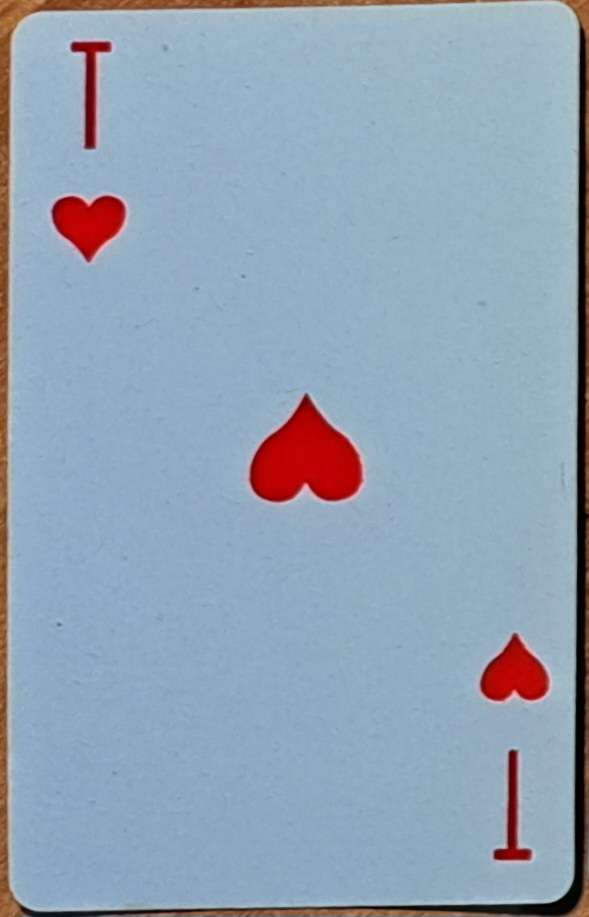
//> input picture tuz_love.jpg, 589 x 917 px
$ ./Cards   (built with g++ and OpenCV 4)
//> lines starting //> are read from the running program, lines starting //| are printed output that depends on the picture
#include <iostream>
#include <opencv2/imgproc.hpp>
#include <opencv2/highgui.hpp>
#include <opencv2/opencv.hpp>

#include <opencv2/core.hpp>
#include <opencv2/features2d.hpp>
#include <vector>

using namespace std;
using namespace cv;

void collectCards(vector<Mat>& cardsImages, vector<string>& cardsNames, vector<Mat>& cardsDescriptors, vector<vector<KeyPoint>>& cardsKeypoints)
{
	vector<string> imagePaths = {
		"C:/Users/Nuta/Documents/Open CV/Практика 02.04/tuz_love.jpg",
		"C:/Users/Nuta/Documents/Open CV/Практика 02.04/8_bub.jpg",
		"C:/Users/Nuta/Documents/Open CV/Практика 02.04/6_vin.jpg",
		"C:/Users/Nuta/Documents/Open CV/Практика 02.04/tuz_cross.jpg",
		"C:/Users/Nuta/Documents/Open CV/Практика 02.04/king_bub.jpg",
		"C:/Users/Nuta/Documents/Open CV/Практика 02.04/king_love.jpg"
	};

	Ptr<ORB> detector = ORB::create();
	for (const auto& imagePath : imagePaths) {
		Mat card = imread(imagePath);
//> card is the input picture: 917 rows x 589 cols, CV_8UC3; mean B, G, R 182, 163.6, 145.8
		if (card.empty()) {
			cerr << "Error " << imagePath << endl;
			continue;
		}
		cardsImages.push_back(card);
		string cardName = imagePath.substr(imagePath.find_last_of('/') + 1);
		cardName = cardName.substr(0, cardName.find_last_of('.'));
		cardsNames.push_back(cardName);

		vector<KeyPoint> cardKeypoints;
		Mat cardDescriptors;
		detector->detectAndCompute(card, noArray(), cardKeypoints, cardDescriptors);
//> cardKeypoints = 260 keypoints; strongest (x, y, size): (513, 752, 53.6), (72, 48, 44.6), (512, 751, 64.3), (87, 144, 77.1)
		cardsKeypoints.push_back(cardKeypoints);
//> cardsKeypoints = 1 item
		cardsDescriptors.push_back(cardDescriptors);
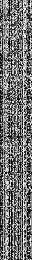
//> cardsDescriptors[0]: 260 rows x 32 cols, CV_8UC1; min 0, max 255, mean 114.1
	}
//> pass 2 of the loop in collectCards, `for (const auto& imagePath : imagePaths)`:
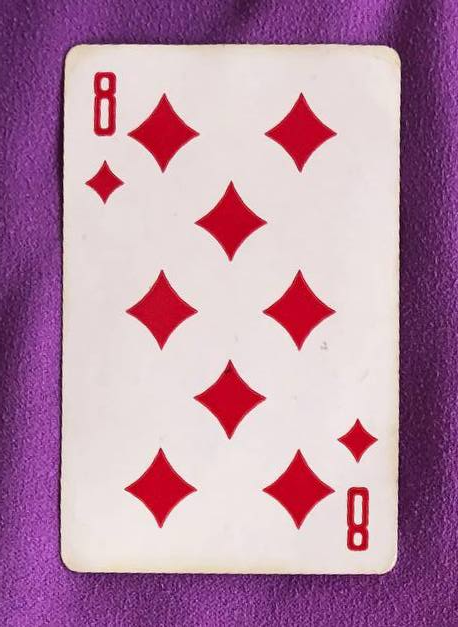
//> input picture 8_bub.jpg, 458 x 627 px
//> in collectCards, card is the input picture: 627 rows x 458 cols, CV_8UC3; mean B, G, R 165.9, 140, 183
//> cardKeypoints = 500 keypoints; strongest (x, y, size): (356, 540, 77.1), (357, 539, 64.3), (351, 490, 77.1), (356, 543, 53.6)
//> cardsKeypoints = 2 items
//> in collectCards, `cardsDescriptors.push_back(cardDescriptors);`:
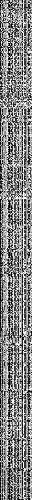
//> cardsDescriptors[1]: 500 rows x 32 cols, CV_8UC1; min 0, max 255, mean 131.2
//> pass 3 of the loop in collectCards, `for (const auto& imagePath : imagePaths)`:
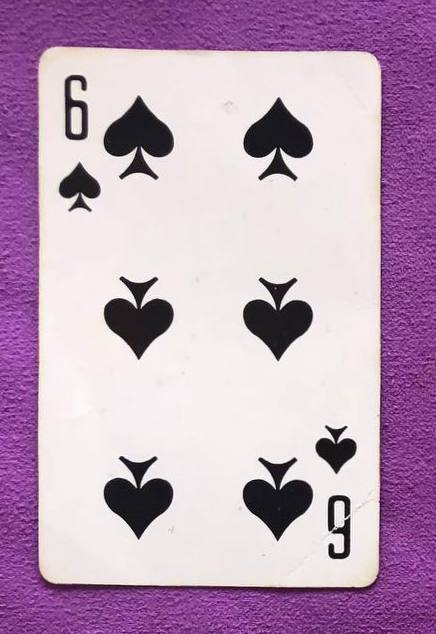
//> input picture 6_vin.jpg, 436 x 634 px
//> in collectCards, card is the input picture: 634 rows x 436 cols, CV_8UC3; mean B, G, R 185.2, 160, 188.3
//> cardKeypoints = 500 keypoints; strongest (x, y, size): (337, 501, 53.6), (276, 161, 111.1), (337, 551, 53.6), (338, 550, 64.3)
//> cardsKeypoints = 3 items
//> in collectCards, `cardsDescriptors.push_back(cardDescriptors);`:
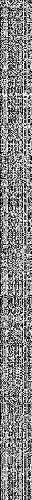
//> cardsDescriptors[2]: 500 rows x 32 cols, CV_8UC1; min 0, max 255, mean 132.6
//> the loop made 6 passes; the first 3 are shown
}

int main()
{
	vector<Mat> cardsImages;
	vector<string> cardsNames;
	vector<Mat> cardsDescriptors;
	vector<vector<KeyPoint>> keypoints;

	collectCards(cardsImages, cardsNames, cardsDescriptors, keypoints);

	const Mat input = imread("C:/Users/Nuta/Documents/Open CV/Практика 02.04/start.jpg");
//> start.jpg cannot be read in this run, so this picture is empty
	if (!input.data)
	{
		printf("Error!");
//> (the run ends here: the program exits with an error code, at `return -1;`)
